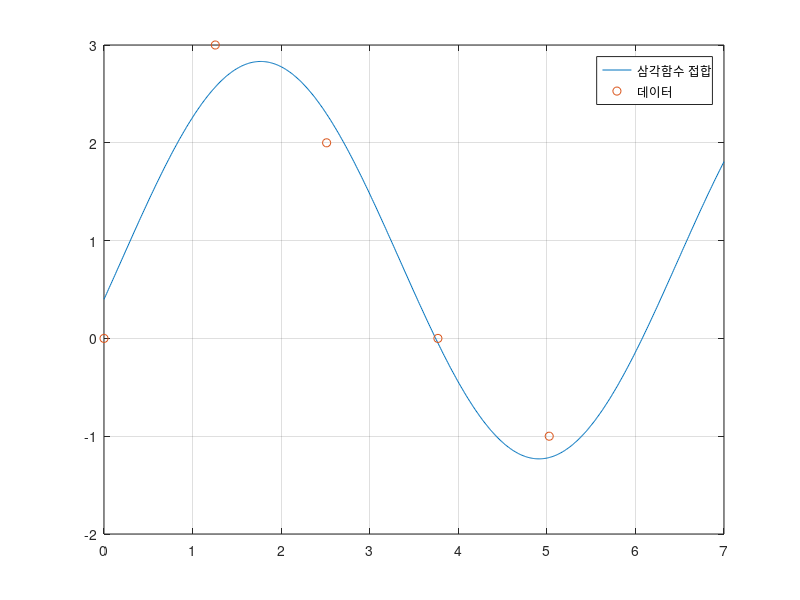

Here is the MATLAB script that generated this plot:
% trigmreg.m: 삼각함수를 이용한 데이터 접합
clear all;
ti = [0 2 4 6 8]*pi/5; yi = [0 3 2 0 -1]; N = length(yi); % 데이터의 수
A0 = sum(yi)/N, A1 = 2*sum(yi.*cos(ti))/N, B1 = 2*sum(yi.*sin(ti))/N
tm = 0:0.01:7; ym = A0 + A1*cos(tm) + B1*sin(tm); % 모델
plot(tm,ym,ti,yi,'o'), grid, legend('삼각함수 접합', '데이터')
